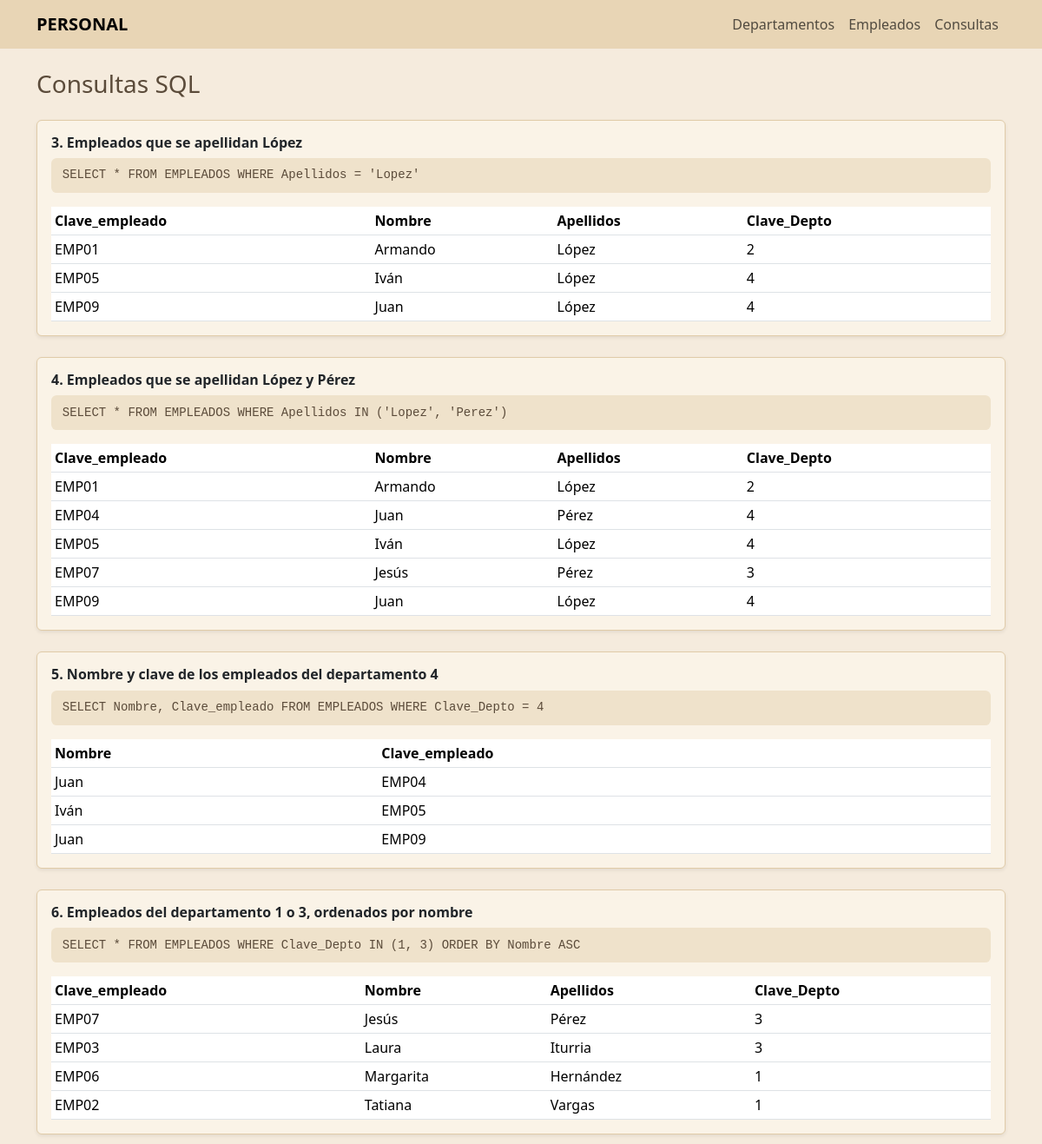
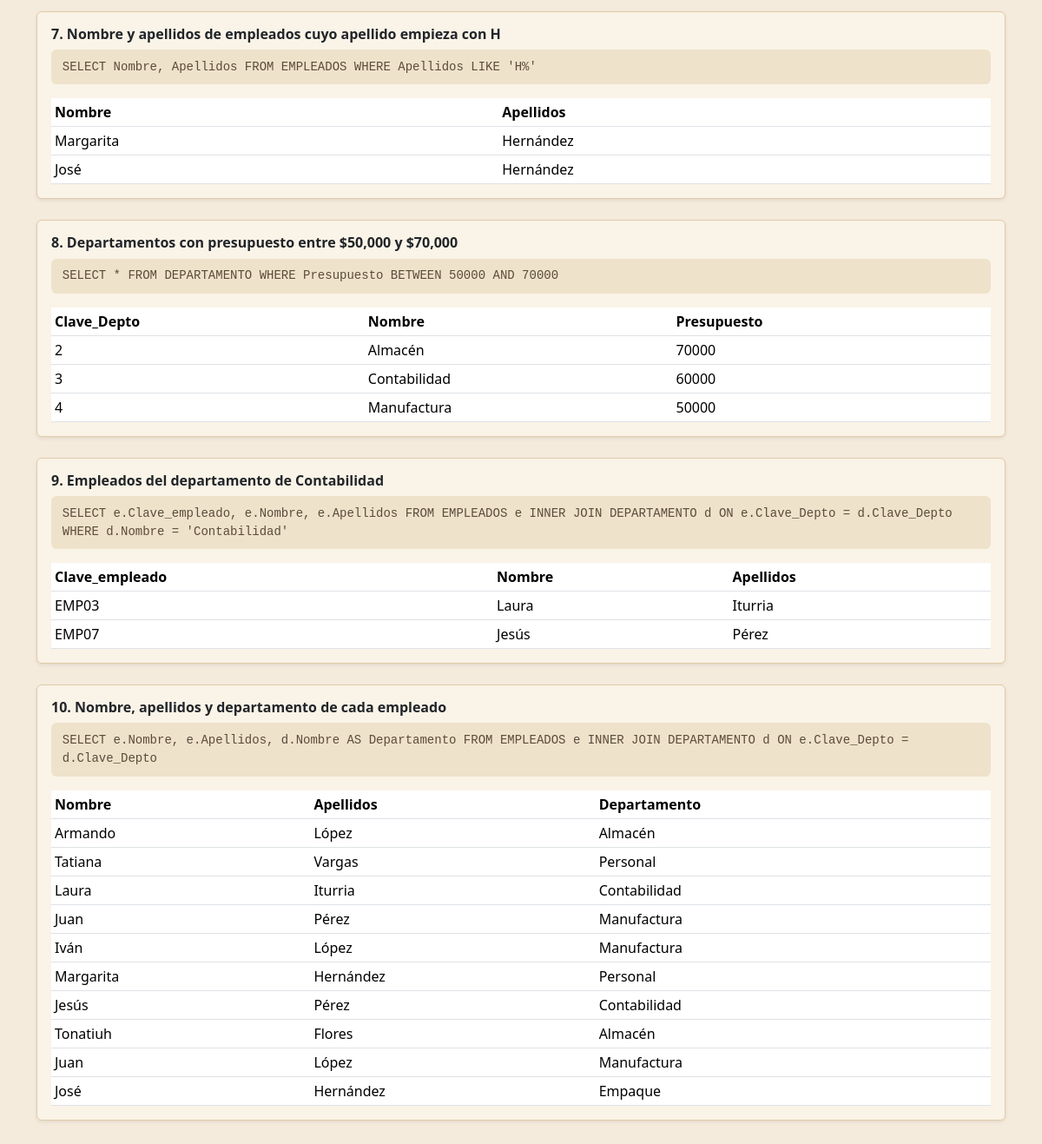
/consultas.php, run on the app's committed database (2 pictures, top to bottom).
### tables this page shows
CREATE TABLE EMPLEADOS (
    Clave_empleado VARCHAR(8) NOT NULL,
    Nombre VARCHAR(30),
    Apellidos VARCHAR(30),
    Clave_Depto INT,
    PRIMARY KEY (Clave_empleado)
);

CREATE TABLE DEPARTAMENTO (
    Clave_Depto INT NOT NULL,
    Nombre VARCHAR(30),
    Presupuesto INT,
    PRIMARY KEY (Clave_Depto)
);

### consultas.php (called while the page is built)
<?php
require 'conexion.php';
require 'layout.php';
cabecera('Consultas SQL');
consulta($pdo, '3. Empleados que se apellidan López',
    "SELECT * FROM EMPLEADOS WHERE Apellidos = 'Lopez'");
consulta($pdo, '4. Empleados que se apellidan López y Pérez',
    "SELECT * FROM EMPLEADOS WHERE Apellidos IN ('Lopez', 'Perez')");
consulta($pdo, '5. Nombre y clave de los empleados del departamento 4',
    "SELECT Nombre, Clave_empleado FROM EMPLEADOS WHERE Clave_Depto = 4");
consulta($pdo, '6. Empleados del departamento 1 o 3, ordenados por nombre',
    "SELECT * FROM EMPLEADOS WHERE Clave_Depto IN (1, 3) ORDER BY Nombre ASC");
consulta($pdo, '7. Nombre y apellidos de empleados cuyo apellido empieza con H',
    "SELECT Nombre, Apellidos FROM EMPLEADOS WHERE Apellidos LIKE 'H%'");
consulta($pdo, '8. Departamentos con presupuesto entre $50,000 y $70,000',
    "SELECT * FROM DEPARTAMENTO WHERE Presupuesto BETWEEN 50000 AND 70000");
consulta($pdo, '9. Empleados del departamento de Contabilidad',
    "SELECT e.Clave_empleado, e.Nombre, e.Apellidos
     FROM EMPLEADOS e
     INNER JOIN DEPARTAMENTO d ON e.Clave_Depto = d.Clave_Depto
     WHERE d.Nombre = 'Contabilidad'");
consulta($pdo, '10. Nombre, apellidos y departamento de cada empleado',
    "SELECT e.Nombre, e.Apellidos, d.Nombre AS Departamento
     FROM EMPLEADOS e
     INNER JOIN DEPARTAMENTO d ON e.Clave_Depto = d.Clave_Depto");
pie();

### layout.php (the view, shortened to what this page needs)
<?php
function cabecera($titulo) { ?>
<!DOCTYPE html>
<html lang="es">
<head>
    <link href="https://cdn.jsdelivr.net/npm/bootstrap@5.3.3/dist/css/bootstrap.min.css" rel="stylesheet">
</head>
<body>
<nav class="navbar navbar-expand mb-4">
    <div class="container">
        <a class="navbar-brand fw-bold" href="index.php">PERSONAL</a>
        <div class="navbar-nav">
            <a class="nav-link" href="departamentos.php">Departamentos</a>
            <a class="nav-link" href="empleados.php">Empleados</a>
            <a class="nav-link" href="consultas.php">Consultas</a>
        </div>
    </div>
</nav>
<div class="container pb-5">
<h1 class="h3 mb-4"><?= $titulo ?></h1>
<?php }
function pie() { ?>
</div>
</body>
</html>
<?php }
function consulta($pdo, $titulo, $sql) {
    $rows = $pdo->query($sql)->fetchAll(PDO::FETCH_ASSOC); ?>
    <div class="card mb-4 shadow-sm">
        <div class="card-body">
            <h2 class="h6 fw-bold"><?= $titulo ?></h2>
            <code class="sql mb-3"><?= htmlspecialchars($sql) ?></code>
            <div class="table-responsive">
                <table class="table table-sm table-hover align-middle mb-0">
                    <?php if ($rows): ?>
                    <thead><tr>
                        <?php foreach (array_keys($rows[0]) as $c): ?><th><?= $c ?></th><?php endforeach; ?>
                    </tr></thead>
                    <tbody>
                        <?php foreach ($rows as $r): ?>
                        <tr><?php foreach ($r as $v): ?><td><?= htmlspecialchars($v) ?></td><?php endforeach; ?></tr>
                        <?php endforeach; ?>
                    </tbody>
                    <?php else: ?>
                    <tr><td>Sin resultados</td></tr>
                    <?php endif; ?>
                </table>
            </div>
        </div>
    </div>
<?php }

### layout.php (style rules this page uses)
body { background:#F5EBDD; color:#5B4B3A; }
.navbar, .table thead { background:#E8D5B5 !important; }
.card { background:#FAF3E7; border:1px solid #E0CBA8; }
code.sql { display:block; background:#EFE2CB; color:#5B4B3A; padding:.6rem .8rem; border-radius:.4rem; }

### data on the page
empleados: Clave_empleado "EMP01", Nombre "Armando", Apellidos "López", Clave_Depto "2", Clave_Depto.Nombre "Almacén"
empleados: Clave_empleado "EMP05", Nombre "Iván", Apellidos "López", Clave_Depto "4", Clave_Depto.Nombre "Manufactura"
empleados: Clave_empleado "EMP09", Nombre "Juan", Apellidos "López", Clave_Depto "4", Clave_Depto.Nombre "Manufactura"
empleados: Clave_empleado "EMP04", Nombre "Juan", Apellidos "Pérez", Clave_Depto "4", Clave_Depto.Nombre "Manufactura"
empleados: Clave_empleado "EMP07", Nombre "Jesús", Apellidos "Pérez", Clave_Depto "3", Clave_Depto.Nombre "Contabilidad"
empleados: Clave_empleado "EMP03", Nombre "Laura", Apellidos "Iturria", Clave_Depto "3", Clave_Depto.Nombre "Contabilidad"
empleados: Clave_empleado "EMP06", Nombre "Margarita", Apellidos "Hernández", Clave_Depto "1", Clave_Depto.Nombre "Personal"
empleados: Clave_empleado "EMP02", Nombre "Tatiana", Apellidos "Vargas", Clave_Depto "1", Clave_Depto.Nombre "Personal"
empleados: Nombre "José", Apellidos "Hernández", Clave_Depto.Nombre "Empaque"
departamento: Clave_Depto "2", Nombre "Almacén", Presupuesto "70000"
departamento: Clave_Depto "3", Nombre "Contabilidad", Presupuesto "60000"
departamento: Clave_Depto "4", Nombre "Manufactura", Presupuesto "50000"
empleados: Nombre "Tonatiuh", Apellidos "Flores", Clave_Depto.Nombre "Almacén"

### other printed values
$titulo "Consultas SQL"
$c "Clave_empleado"
$c "Nombre"
$c "Apellidos"
$c "Clave_Depto"
$c "Presupuesto"
$c "Departamento"
